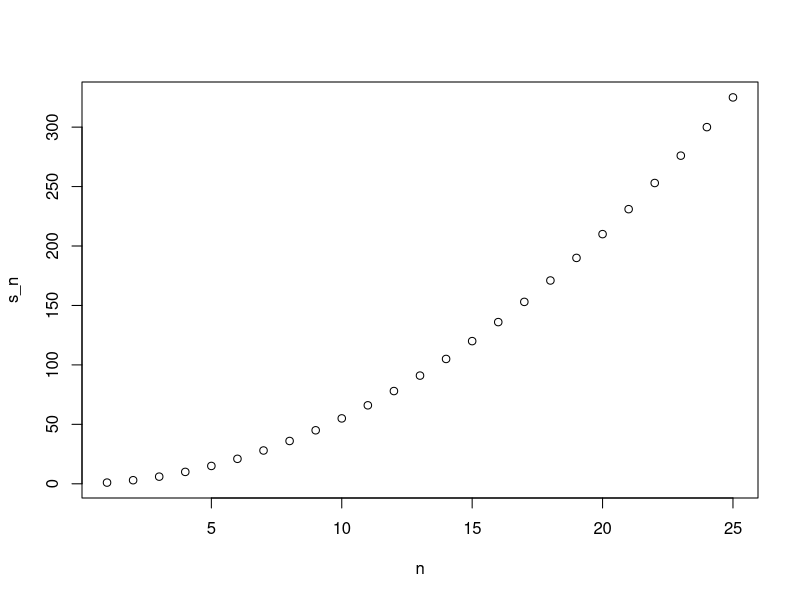
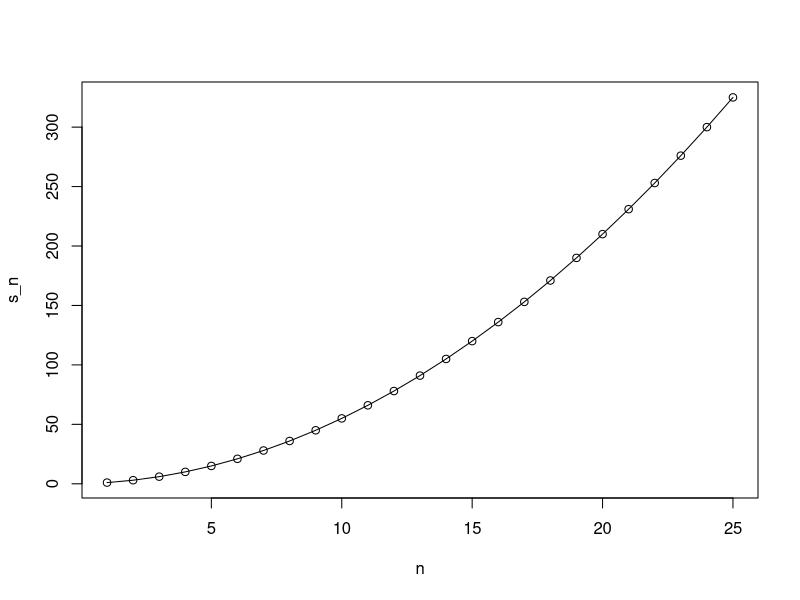
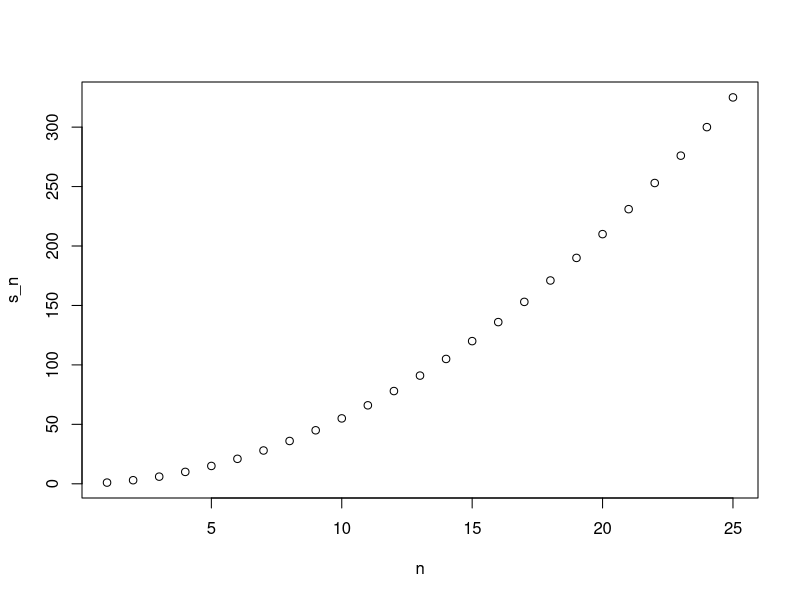

These charts were generated, in order, by the following R code: (Note: this script raises an error after producing the figures.)
## ---- chunk 1
compute_s_n <- function(n){
  x <- 1:n
  sum(x)
}
## ---- chunk 2
for(i in 1:5){
  print(i)
}
## ---- chunk 3
m <- 25
s_n <- vector(length = m) 
for(n in 1:m){
  s_n[n] <- compute_s_n(n)
}
## ---- chunk 4
n <- 1:m
plot(n, s_n)
## ---- chunk 5
head(data.frame(s_n = s_n, formula = n*(n+1)/2))
## ---- chunk 6
plot(n, s_n)
lines(n, n*(n+1)/2)
## ---- chunk 7
x <- 1:10
sqrt(x)
## ---- chunk 8
y <- 1:10
x*y
## ---- chunk 9
n <- 1:25
compute_s_n(n)
## ---- chunk 10
x <- 1:10
sapply(x, sqrt)
## ---- chunk 11
n <- 1:25
s_n <- sapply(n, compute_s_n)
plot(n, s_n)
## ---- chunk 12
x <- c(1,2,-3,4)

if(all(x>0)){
  print("All Postives")
} else{
  print("Not all positives")
}
## ---- chunk 13
new_names<-ifelse(nchar(murders$state)>8, murders$abb, murders$state)
new_names
## ---- chunk 14
sum_n <- function(n){
  x<-1:n
  sum(x)
}
sum_n(5000)
## ---- chunk 15
altman_plot <- function(x,y){
  plot(x-y, x+y)
}
## ---- chunk 16
compute_s_n <- function(n){
  y<- 1:n
  z<- y^2
  sum(z)
}
compute_s_n(10)
## ---- chunk 17
s_n <- vector("numeric", 25)
for(n in 1:25){
  s_n[n] <- compute_s_n(n)
}
s_n
## ---- chunk 18
n<-1:25
sapply(n, compute_s_n)
## ---- chunk 19
library(purrr)
n<-1:25
map_dbl(n, compute_s_n)
## ---- chunk 20
plot(n, s_n)
## ---- chunk 21
n<- 1:25
identical(s_n, n*(n+1)*(2*n+1)/6)
